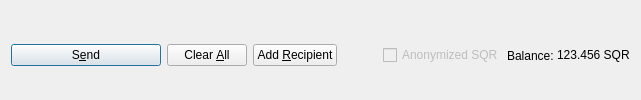
         <widget class="QFrame" name="frame_Send">
          <layout class="QHBoxLayout" name="horizontalLayout">
           <property name="bottomMargin">
            <number>0</number>
           </property>
           <item>
            <widget class="QPushButton" name="sendButton">
             <property name="minimumSize">
              <size>
               <width>150</width>
               <height>0</height>
              </size>
             </property>
             <property name="toolTip">
              <string>Confirm the send action</string>
             </property>
             <property name="text">
              <string>S&amp;end</string>
             </property>
             <property name="icon">
              <iconset resource="../squorum.qrc">
               <normaloff>:/icons/send</normaloff>:/icons/send</iconset>
             </property>
             <property name="autoDefault">
              <bool>false</bool>
             </property>
             <property name="default">
              <bool>true</bool>
             </property>
            </widget>
           </item>
           <item>
            <widget class="QPushButton" name="clearButton">
             <property name="sizePolicy">
              <sizepolicy hsizetype="Minimum" vsizetype="Fixed">
               <horstretch>0</horstretch>
               <verstretch>0</verstretch>
              </sizepolicy>
             </property>
             <property name="toolTip">
              <string>Clear all fields of the form.</string>
             </property>
             <property name="text">
              <string>Clear &amp;All</string>
             </property>
             <property name="icon">
              <iconset resource="../squorum.qrc">
               <normaloff>:/icons/remove</normaloff>:/icons/remove</iconset>
             </property>
             <property name="autoDefault">
              <bool>false</bool>
             </property>
            </widget>
           </item>
           <item>
            <widget class="QPushButton" name="addButton">
             <property name="toolTip">
              <string>Send to multiple recipients at once</string>
             </property>
             <property name="text">
              <string>Add &amp;Recipient</string>
             </property>
             <property name="icon">
              <iconset resource="../squorum.qrc">
               <normaloff>:/icons/add</normaloff>:/icons/add</iconset>
             </property>
             <property name="autoDefault">
              <bool>false</bool>
             </property>
            </widget>
           </item>
           <item>
            <spacer name="horizontalSpacer">
             <property name="orientation">
              <enum>Qt::Horizontal</enum>
             </property>
             <property name="sizeHint" stdset="0">
              <size>
               <width>40</width>
               <height>20</height>
              </size>
             </property>
            </spacer>
           </item>
           <item>
            <layout class="QHBoxLayout" name="horizontalLayout_2">
             <property name="spacing">
              <number>3</number>
             </property>
             <item>
              <widget class="QCheckBox" name="checkzSQR">
               <property name="enabled">
                <bool>false</bool>
               </property>
               <property name="text">
                <string>Anonymized SQR</string>
               </property>
              </widget>
             </item>
             <item>
              <widget class="QLabel" name="label">
               <property name="text">
                <string>Balance:</string>
               </property>
              </widget>
             </item>
             <item>
              <widget class="QLabel" name="labelBalance">
               <property name="sizePolicy">
                <sizepolicy hsizetype="Preferred" vsizetype="Fixed">
                 <horstretch>0</horstretch>
                 <verstretch>0</verstretch>
                </sizepolicy>
               </property>
               <property name="cursor">
                <cursorShape>IBeamCursor</cursorShape>
               </property>
               <property name="text">
                <string notr="true">123.456 SQR</string>
               </property>
               <property name="textInteractionFlags">
                <set>Qt::LinksAccessibleByMouse|Qt::TextSelectableByKeyboard|Qt::TextSelectableByMouse</set>
               </property>
              </widget>
             </item>
            </layout>
           </item>
          </layout>
         </widget>
